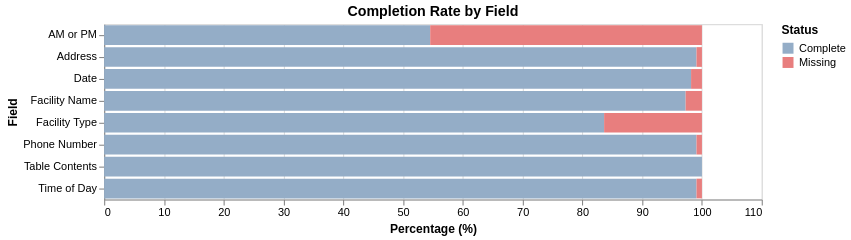

Notebook code for this chart:
### Code cell
# Create a stacked bar chart showing complete vs missing
stacked_df = stats_df.unpivot(
    index=["Field"], 
    on=["Complete_Percent", "Missing_Percent"],
    variable_name="Status", 
    value_name="Percentage"
)

# Clean up status names
stacked_df = stacked_df.with_columns(
    pl.col("Status").map_elements(lambda x: "Complete" if "Complete" in x else "Missing")
)

# Create stacked bar chart
stacked_chart = alt.Chart(stacked_df).mark_bar().encode(
    x=alt.X('Percentage:Q', title='Percentage (%)'),
    y=alt.Y('Field:N', title='Field'),
    color=alt.Color('Status:N', scale=alt.Scale(
        domain=['Complete', 'Missing'],
        range=["#94adc7", "#e87e7e"]
    )),
    tooltip=['Field', 'Status', alt.Tooltip('Percentage:Q', format='.1f')]
).properties(
    width=600,
    title='Completion Rate by Field'
)

stacked_chart

### Figure 1 — Vega-Lite specification as saved in the notebook (floating-point values rounded to 4 significant figures)
{"config": {"view": {"continuousWidth": 300, "continuousHeight": 300}}, "data": {"name": "data-ca4b475d403fd6c1e97df55fae041605"}, "mark": {"type": "bar"}, "encoding": {"color": {"field": "Status", "scale": {"domain": ["Complete", "Missing"], "range": ["#94adc7", "#e87e7e"]}, "type": "nominal"}, "tooltip": [{"field": "Field", "type": "nominal"}, {"field": "Status", "type": "nominal"}, {"field": "Percentage", "format": ".1f", "type": "quantitative"}], "x": {"field": "Percentage", "title": "Percentage (%)", "type": "quantitative"}, "y": {"field": "Field", "title": "Field", "type": "nominal"}}, "title": "Completion Rate by Field", "width": 600, "$schema": "https://vega.github.io/schema/vega-lite/v5.20.1.json", "datasets": {"data-ca4b475d403fd6c1e97df55fae041605": [{"Field": "Facility Name", "Status": "Complete", "Percentage": 97.27}, {"Field": "Phone Number", "Status": "Complete", "Percentage": 99.09}, {"Field": "Date", "Status": "Complete", "Percentage": 98.18}, {"Field": "Address", "Status": "Complete", "Percentage": 99.09}, {"Field": "Facility Type", "Status": "Complete", "Percentage": 83.64}, {"Field": "Time of Day", "Status": "Complete", "Percentage": 99.09}, {"Field": "AM or PM", "Status": "Complete", "Percentage": 54.55}, {"Field": "Table Contents", "Status": "Complete", "Percentage": 100.0}, {"Field": "Facility Name", "Status": "Missing", "Percentage": 2.727}, {"Field": "Phone Number", "Status": "Missing", "Percentage": 0.9091}, {"Field": "Date", "Status": "Missing", "Percentage": 1.818}, {"Field": "Address", "Status": "Missing", "Percentage": 0.9091}, {"Field": "Facility Type", "Status": "Missing", "Percentage": 16.36}, {"Field": "Time of Day", "Status": "Missing", "Percentage": 0.9091}, {"Field": "AM or PM", "Status": "Missing", "Percentage": 45.45}, {"Field": "Table Contents", "Status": "Missing", "Percentage": 0.0}]}}
